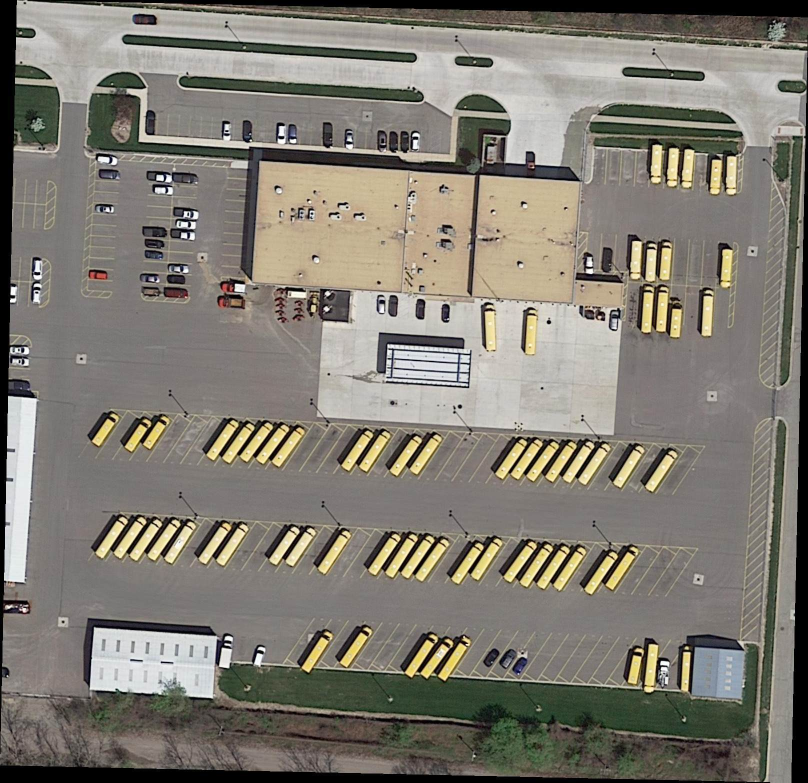
#> input picture python旋转目标检测/dota_demo.png, 1616 x 1565 px (shown at 1/2 size)
$ python ddoo121.py   (older library calls are emulated)
#> lines starting #> are read from the running program, lines starting #| are printed output that depends on the picture; after the words box and inside, x2 and y2 are one past the last pixel; in counts of white or black regions, pixels touching at a corner belong together
### python旋转目标检测/ddoo1.py
# 01_基础图像处理.py
"""

图像读写和基本操作
Image reading, writing, and basic operations

"""
import cv2
import numpy as np
import os

class ImageProcessor:
    """图像处理基础类"""

    def __init__(self):
        self.image = None
        self.height = 0
        self.width = 0

    def read_image(self, image_path):
        """
        读取图像（支持中文路径）

        参数:
            image_path: 图像文件路径

        返回:
            是否读取成功
        """
#> called with image_path = 'D:\\桌面\\学习\\python旋转目标检测\\dota_demo.png'
        # 方法1: 使用imdecode读取（支持中文路径）
        try:
            with open(image_path, 'rb') as f:
                img_bytes = np.frombuffer(f.read(), np.uint8)
                self.image = cv2.imdecode(img_bytes, cv2.IMREAD_COLOR)
#> self.image is the input picture: shape (1565, 1616, 3); mean B, G, R 114.1, 123.7, 128
        except Exception as e:
            print(f"读取图像失败: {e}")
            return False

        if self.image is None:
            print("图像文件可能损坏或格式不支持")
            return False

        self.height, self.width = self.image.shape[:2]
#> self.height = 1565; self.width = 1616
        print(f"图像读取成功！尺寸: {self.width}x{self.height}, 通道: {self.image.shape[2]}")
#| 图像读取成功！尺寸: 1616x1565, 通道: 3
        return True

    def save_image(self, output_path, image=None):
        """
        保存图像（支持中文路径）

        参数:
            output_path: 输出路径
            image: 要保存的图像，如果为None则保存self.image
        """
        if image is None:
            image = self.image

        if image is None:
            print("没有图像可保存")
            return False

        try:
            # 获取文件扩展名
            ext = os.path.splitext(output_path)[1]
            # 编码图像
            success, encoded = cv2.imencode(ext, image)
            if success:
                with open(output_path, 'wb') as f:
                    f.write(encoded.tobytes())
                print(f"图像保存成功: {output_path}")
                return True
            return False
        except Exception as e:
            print(f"保存图像失败: {e}")
            return False

    def show_image(self, window_name="Image", image=None, wait_key=0):
        """
        显示图像

        参数:
            window_name: 窗口名称
            image: 要显示的图像
            wait_key: 等待时间(0=无限等待)
        """
        if image is None:
            image = self.image

        if image is None:
            print("没有图像可显示")
            return

        cv2.imshow(window_name, image)
        cv2.waitKey(wait_key)
        cv2.destroyAllWindows()

    def to_gray(self, image=None):
        """
        转换为灰度图像

        参数:
            image: 输入图像

        返回:
            灰度图像
        """
        if image is None:
            image = self.image

        if image is None:
            print("没有图像可转换")
            return None

        if len(image.shape) == 3:
            gray = cv2.cvtColor(image, cv2.COLOR_BGR2GRAY)
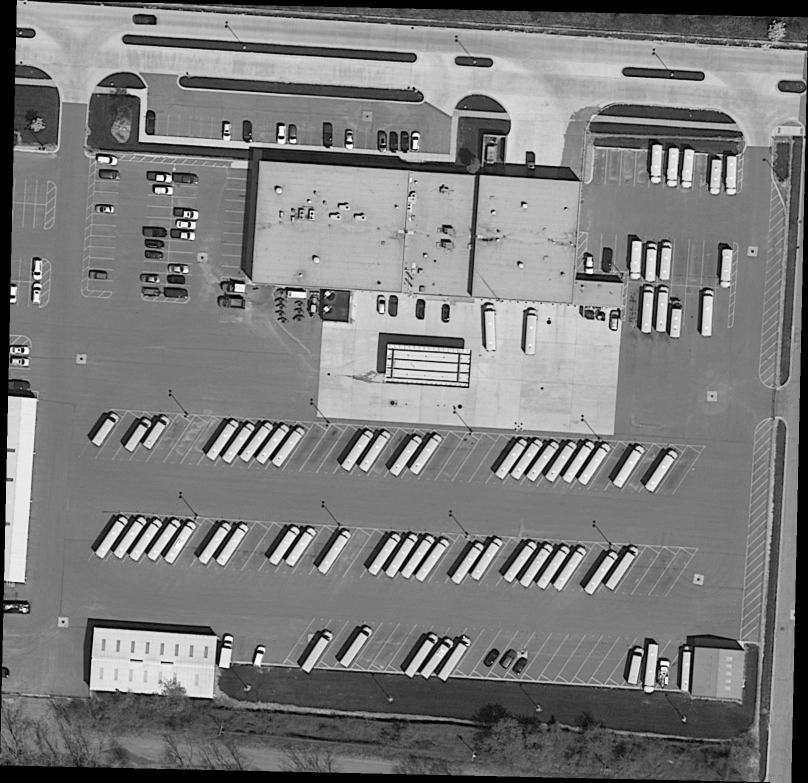
#> gray: shape (1565, 1616) (shown at 1/2 size); min 0, max 255, mean 123.9
        else:
            gray = image.copy()

        return gray

    # [37 lines left out: function resize_image, not called in this run]

# 使用示例
# [20 lines that do not run on import are left out]

### python旋转目标检测/ddoo11.py
# 02_边缘轮廓检测.py
"""

边缘检测和轮廓提取
Edge detection and contour extraction

"""
import cv2
import numpy as np


class EdgeDetector:
    """边缘和轮廓检测类"""

    def __init__(self):
        self.contours = []
        self.hierarchy = None

    def detect_edges(self, image, method='canny', **kwargs):
        """
        边缘检测

        参数:
            image: 输入图像（灰度图）
            method: 边缘检测方法，可选'canny'或'sobel'
            **kwargs: 方法参数

        返回:
            边缘图像
        """
#> called with method = 'canny'
        if method == 'canny':
            # 默认参数
            low_threshold = kwargs.get('low_threshold', 50)
            high_threshold = kwargs.get('high_threshold', 150)
            edges = cv2.Canny(image, low_threshold, high_threshold)
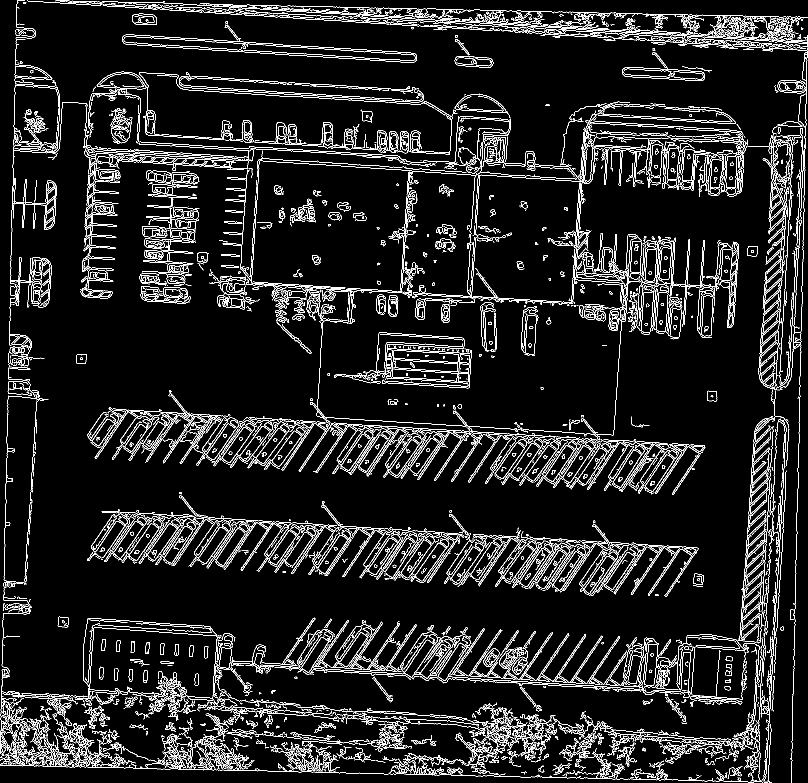
#> edges: shape (1565, 1616) (shown at 1/2 size); 8.5% white in thin lines or dots

        elif method == 'sobel':
            # Sobel算子边缘检测
            scale = kwargs.get('scale', 1)
            delta = kwargs.get('delta', 0)
            ddepth = kwargs.get('ddepth', cv2.CV_16S)

            # X方向梯度
            grad_x = cv2.Sobel(image, ddepth, 1, 0, ksize=3, scale=scale, delta=delta)
            grad_x = cv2.convertScaleAbs(grad_x)

            # Y方向梯度
            grad_y = cv2.Sobel(image, ddepth, 0, 1, ksize=3, scale=scale, delta=delta)
            grad_y = cv2.convertScaleAbs(grad_y)

            # 合并梯度
            edges = cv2.addWeighted(grad_x, 0.5, grad_y, 0.5, 0)
        else:
            raise ValueError(f"不支持的边缘检测方法: {method}")

        return edges

    def find_contours(self, edge_image, mode='external', method='simple'):
        """
        查找轮廓

        参数:
            edge_image: 边缘图像
            mode: 轮廓检索模式
                'external': 只检测外轮廓
                'list': 所有轮廓，不建立层次关系
                'tree': 建立轮廓的完整层次结构
            method: 轮廓近似方法
                'simple': 压缩水平、垂直和对角线段，只保留端点
                'none': 存储所有轮廓点

        返回:
            轮廓列表
        """
#> called with mode = 'external', method = 'simple'
        # 转换为二值图像
        if len(edge_image.shape) > 2:
            edge_image = cv2.cvtColor(edge_image, cv2.COLOR_BGR2GRAY)

        _, binary = cv2.threshold(edge_image, 1, 255, cv2.THRESH_BINARY)

        # 设置轮廓检索模式
        if mode == 'external':
            mode_flag = cv2.RETR_EXTERNAL
        elif mode == 'list':
            mode_flag = cv2.RETR_LIST
        elif mode == 'tree':
            mode_flag = cv2.RETR_TREE
        else:
            mode_flag = cv2.RETR_EXTERNAL

        # 设置轮廓近似方法
        if method == 'simple':
            method_flag = cv2.CHAIN_APPROX_SIMPLE
        elif method == 'none':
            method_flag = cv2.CHAIN_APPROX_NONE
        else:
            method_flag = cv2.CHAIN_APPROX_SIMPLE

        # 查找轮廓
        contours, hierarchy = cv2.findContours(binary, mode_flag, method_flag)
#> contours = 2727 contours, 2213 with area under 20; largest, box (x1, y1, x2, y2) and area: (244, 69, 834, 126) 11500, (358, 152, 848, 205) 11328, (1372, 832, 1578, 1389) 7856, (668, 664, 943, 777) 7690, (769, 862, 888, 957) 4735

        self.contours = contours
#> self.contours has the same summary as contours
        self.hierarchy = hierarchy
#> self.hierarchy = 2727 rows, first 6: [1, -1, -1, -1], [2, 0, -1, -1], [3, 1, -1, -1], [4, 2, -1, -1], [5, 3, -1, -1], [6, 4, -1, -1]

        return contours

    def filter_contours(self, contours, min_area=100, max_area=None, aspect_ratio_range=(0.1, 10)):
        """
        过滤轮廓

        参数:
            contours: 轮廓列表
            min_area: 最小面积阈值
            max_area: 最大面积阈值
            aspect_ratio_range: 宽高比范围

        返回:
            过滤后的轮廓列表
        """
        filtered = []

        for contour in contours:
            # 计算轮廓面积
            area = cv2.contourArea(contour)

            # 面积过滤
            if area < min_area:
                continue

            if max_area is not None and area > max_area:
                continue

            # 计算轮廓的外接矩形
            x, y, w, h = cv2.boundingRect(contour)

            # 避免除零错误
            if h == 0:
                continue

            # 宽高比过滤
            aspect_ratio = w / h
            min_ratio, max_ratio = aspect_ratio_range

            if aspect_ratio < min_ratio or aspect_ratio > max_ratio:
                continue

            filtered.append(contour)

        return filtered

    # [60 lines left out: functions draw_contours, get_contour_info, not called in this run]

# 使用示例
# [35 lines that do not run on import are left out]

### python旋转目标检测/ddoo121.py
# 03_旋转矩形检测.py
import cv2
import numpy as np
import math
"""

因为 NumPy 版本中 np.int0 已经被弃用或移除。我们需要替换为 np.int32。下面是修正后的代码
Since np.int0 has been deprecated or removed in the NumPy version, we need to replace it with np.int32. Here is the corrected code.

"""
class RotatedRectDetector:
    """旋转矩形检测类"""

    def __init__(self):
        self.rotated_rects = []

    # [53 lines left out: function detect_rotated_rectangles, not called in this run]

    def get_rotated_box_points(self, rotated_rect):
        """
        获取旋转矩形的四个角点

        参数:
            rotated_rect: 旋转矩形字典

        返回:
            四个角点的坐标，形状为(4, 2)
        """
        center = rotated_rect['center']
        size = rotated_rect['size']
        angle = rotated_rect['angle']

        # 创建旋转矩形对象
        rect = (center, size, angle)

        # 获取四个角点
        box = cv2.boxPoints(rect)
        box = box.astype(np.int32)  # 修改这里：用 astype(np.int32) 替换 np.int0

        return box

    def draw_rotated_rectangles(self, image, rotated_rects, draw_center=True, draw_angle=True):
        """
        绘制旋转矩形

        参数:
            image: 输入图像
            rotated_rects: 旋转矩形列表
            draw_center: 是否绘制中心点
            draw_angle: 是否显示角度

        返回:
            绘制了旋转矩形的图像
        """
        result = image.copy()

        for i, rect in enumerate(rotated_rects):
            # 获取旋转矩形的颜色（使用彩虹色）
            color = self.get_color_by_index(i)

            # 获取四个角点
            box = self.get_rotated_box_points(rect)

            # 绘制旋转矩形边框
            cv2.drawContours(result, [box], 0, color, 2)

            # 绘制中心点
            if draw_center:
                center = tuple(map(int, rect['center']))
                cv2.circle(result, center, 5, color, -1)

            # 显示角度
            if draw_angle:
                angle_text = f"{rect['angle']:.1f}°"
                center = tuple(map(int, rect['center']))
                text_pos = (center[0] + 10, center[1] - 10)
                cv2.putText(result, angle_text, text_pos,
                           cv2.FONT_HERSHEY_SIMPLEX, 0.6, color, 2)

            # 显示面积
            area_text = f"A:{rect['area']:.0f}"
            text_pos = (center[0] + 10, center[1] + 20)
            cv2.putText(result, area_text, text_pos,
                       cv2.FONT_HERSHEY_SIMPLEX, 0.6, color, 2)

        return result

    def get_color_by_index(self, index):
        """根据索引获取彩虹色"""
        colors = [
            (255, 0, 0),    # 红色
            (0, 255, 0),    # 绿色
            (0, 0, 255),    # 蓝色
            (255, 255, 0),  # 青色
            (255, 0, 255),  # 洋红
            (0, 255, 255),  # 黄色
            (128, 0, 128),  # 紫色
            (0, 128, 128),  # 茶色
        ]
        return colors[index % len(colors)]

    # [84 lines left out: functions calculate_iou, polygon_intersection_area, filter_by_iou, not called in this run]

# 简化版本：避免过多的检测结果
class SimpleRotatedRectDetector(RotatedRectDetector):
    """简化的旋转矩形检测器，避免检测过多小矩形"""

    def detect_rotated_rectangles(self, contours, min_area=200, min_aspect_ratio=0.2, max_aspect_ratio=5):
        """
        从轮廓检测旋转矩形，使用更大的最小面积阈值

        参数:
            contours: 轮廓列表
            min_area: 最小面积阈值（增加）
            min_aspect_ratio: 最小宽高比
            max_aspect_ratio: 最大宽高比

        返回:
            旋转矩形列表
        """
        rotated_rects = []

        for contour in contours:
            # 计算轮廓面积
            area = cv2.contourArea(contour)
            if area < min_area:
                continue

            # 计算最小外接旋转矩形
            rect = cv2.minAreaRect(contour)

            # 获取矩形参数
            center, size, angle = rect
            width, height = size

            # 调整角度
            if width < height:
                angle = angle + 90
                width, height = height, width

            # 过滤太窄或太宽的矩形
            if height == 0:
                continue

            # 过滤太小或太大的矩形
            if width < 10 or height < 10:
                continue

            if width > 500 or height > 500:
                continue

            aspect_ratio = width / height
            if aspect_ratio < min_aspect_ratio or aspect_ratio > max_aspect_ratio:
                continue

            # 存储旋转矩形
            rotated_rects.append({
                'center': center,
                'size': (width, height),
                'angle': angle,
                'area': area,
                'contour': contour
            })

        self.rotated_rects = rotated_rects
        return rotated_rects

    def fast_filter_by_iou(self, rotated_rects, iou_threshold=0.3):
        """
        快速过滤重叠的旋转矩形（使用边界框近似）

        参数:
            rotated_rects: 旋转矩形列表
            iou_threshold: IoU阈值

        返回:
            过滤后的旋转矩形列表
        """
        if not rotated_rects:
            return []

        # 按面积降序排序
        sorted_rects = sorted(rotated_rects, key=lambda x: x['area'], reverse=True)

        filtered = []

        for i, rect in enumerate(sorted_rects):
            # 获取边界框
            box = self.get_rotated_box_points(rect)
            x_coords = box[:, 0]
            y_coords = box[:, 1]

            # 计算边界框
            x_min, x_max = np.min(x_coords), np.max(x_coords)
            y_min, y_max = np.min(y_coords), np.max(y_coords)

            keep = True

            for kept_rect in filtered:
                # 获取已保留矩形的边界框
                kept_box = self.get_rotated_box_points(kept_rect)
                kept_x_coords = kept_box[:, 0]
                kept_y_coords = kept_box[:, 1]

                kept_x_min, kept_x_max = np.min(kept_x_coords), np.max(kept_x_coords)
                kept_y_min, kept_y_max = np.min(kept_y_coords), np.max(kept_y_coords)

                # 计算边界框IoU（近似）
                inter_x_min = max(x_min, kept_x_min)
                inter_y_min = max(y_min, kept_y_min)
                inter_x_max = min(x_max, kept_x_max)
                inter_y_max = min(y_max, kept_y_max)

                # 检查是否有交集
                if inter_x_max <= inter_x_min or inter_y_max <= inter_y_min:
                    continue

                # 计算交集面积（近似）
                inter_area = (inter_x_max - inter_x_min) * (inter_y_max - inter_y_min)
                area1 = (x_max - x_min) * (y_max - y_min)
                area2 = (kept_x_max - kept_x_min) * (kept_y_max - kept_y_min)

                # 计算近似IoU
                iou_approx = inter_area / (area1 + area2 - inter_area)

                if iou_approx > iou_threshold:
                    keep = False
                    break

            if keep:
                filtered.append(rect)

        return filtered

# 使用示例
if __name__ == "__main__":
    from ddoo1 import ImageProcessor
    from ddoo11 import EdgeDetector

    # 创建处理器
    processor = ImageProcessor()
    edge_detector = EdgeDetector()
    # 使用简化的检测器
    rect_detector = SimpleRotatedRectDetector()

    # 读取图像
    image_path = r'D:\桌面\学习\python旋转目标检测\dota_demo.png'
    if processor.read_image(image_path):
        # 转换为灰度图
        gray = processor.to_gray()

        # 边缘检测（调整参数减少噪声）
        edges = edge_detector.detect_edges(gray, 'canny', low_threshold=50, high_threshold=150)

        # 查找轮廓
        contours = edge_detector.find_contours(edges, mode='external')

        # 过滤轮廓（增加最小面积阈值）
        filtered_contours = edge_detector.filter_contours(
            contours,
            min_area=200,  # 增加最小面积
            max_area=50000,  # 限制最大面积
            aspect_ratio_range=(0.2, 5)  # 限制宽高比范围
        )
#> the loop in filter_contours, `for contour in contours:` made 2727 passes
#> area on passes 5, 13, 15: 20, 35.5, 43
#> after the loop in filter_contours, `for contour in contours:`: filtered = 130 contours; largest, box (x1, y1, x2, y2) and area: (1372, 832, 1578, 1389) 7856, (668, 664, 943, 777) 7690, (769, 862, 888, 957) 4735, (595, 1240, 907, 1358) 4171, (427, 840, 579, 937) 3806
#> filtered_contours has the same summary as filtered in filter_contours

        print(f"找到 {len(contours)} 个轮廓，过滤后剩余 {len(filtered_contours)} 个")
#| 找到 2727 个轮廓，过滤后剩余 130 个

        # 检测旋转矩形（使用简化的检测器）
        rotated_rects = rect_detector.detect_rotated_rectangles(
            filtered_contours,
            min_area=200,  # 增加最小面积
            min_aspect_ratio=0.2,
            max_aspect_ratio=5
        )
#> the loop in detect_rotated_rectangles, `for contour in contours:` made 130 passes
#> (area, rect, angle, width, height, aspect_ratio) on passes 3, 5, 7, 8, 9, 10, 11, 13: (413.5, ((78, 1510.5), (47, 156), -90), 0, 156, 47, 3.32), (727.5, ((289.8, 1499.6), (68.54, 167.6), -88.24), 1.76, 167.6, 68.54, 2.45), (1545, ((1328.4, 1477.1), (35.48, 263.8), -82.06), 7.94, 263.8, 35.48, 7.43), (423, ((86, 1476), (46.67, 98.99), -45), 45, 98.99, 46.67, 2.12), (295.5, ((1111.5, 1448.4), (31.9, 145.4), -84.71), 5.29, 145.4, 31.9, 4.56), (827, ((90.41, 1396), (54.39, 144.5), -62.01), 27.99, 144.5, 54.39, 2.66), (236, ((400.7, 1394), (18.33, 69.74), -77.47), 12.53, 69.74, 18.33, 3.8), (240.5, ((478.8, 1357.6), (15.08, 59.22), -40.6), 49.4, 59.22, 15.08, 3.93)
#> (area, angle, width, height) on passes 61, 66, 76, 77, 78, 79: (1999, 0, 267, 96), (3422.5, 3.44, 264.5, 103.3), (205, 4.9, 48.54, 25.96), (357.5, 0, 21, 19), (7690, 3.77, 271.3, 102.4), (344.5, 4.76, 31.56, 19.85)
        print(f"检测到 {len(rotated_rects)} 个旋转矩形")
#| 检测到 120 个旋转矩形

        # 过滤重叠矩形（使用快速过滤）
        filtered_rects = rect_detector.fast_filter_by_iou(rotated_rects, iou_threshold=0.3)
#> the loop in fast_filter_by_iou, `for i, rect in enumerate(sorted_rects):` made 120 passes
        print(f"过滤后剩余 {len(filtered_rects)} 个旋转矩形")
#| 过滤后剩余 103 个旋转矩形

        # 绘制旋转矩形
        result_image = rect_detector.draw_rotated_rectangles(
            processor.image, filtered_rects, draw_center=True, draw_angle=True
        )
#> the loop in draw_rotated_rectangles, `for i, rect in enumerate(rotated_rects):` made 103 passes
#> after the loop in draw_rotated_rectangles, `for i, rect in enumerate(rotated_rects):`:
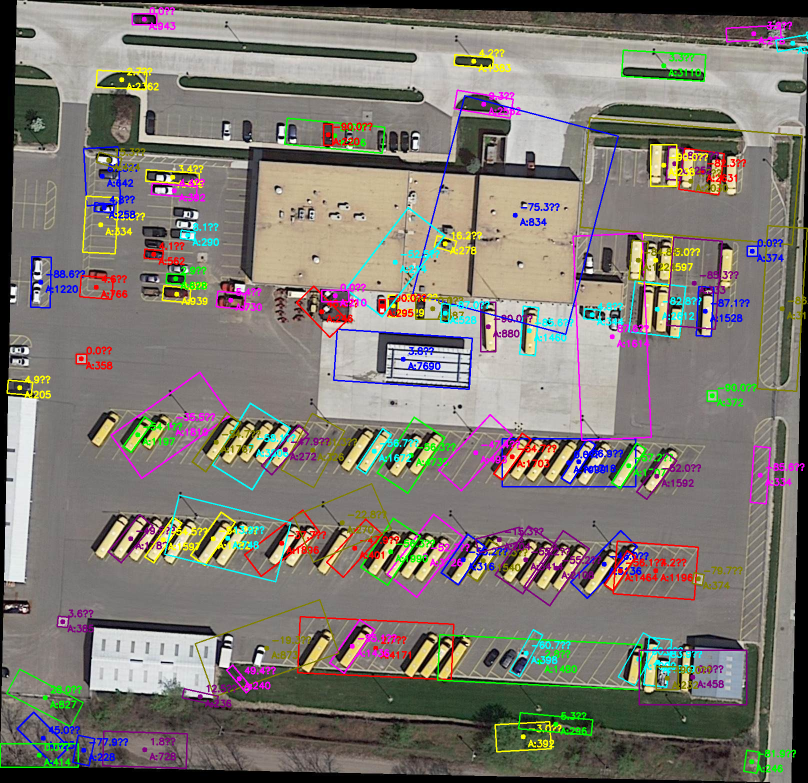
#> result: shape (1565, 1616, 3) (shown at 1/2 size); 7.44% of pixels changed, all inside (x1, y1, x2, y2) = (0, 14, 1616, 1548)

        # 显示结果
        processor.show_image("旋转矩形检测", result_image, wait_key=0)

        # 保存结果
        processor.save_image("rotated_rect_detection.jpg", result_image)

        # 打印一些统计信息
        if filtered_rects:
            areas = [r['area'] for r in filtered_rects]
            angles = [r['angle'] for r in filtered_rects]
            print(f"面积范围: {min(areas):.0f} - {max(areas):.0f}")
#| 面积范围: 204 - 7690
            print(f"角度范围: {min(angles):.1f}° - {max(angles):.1f}°")
#| 角度范围: -90.0° - 87.6°
